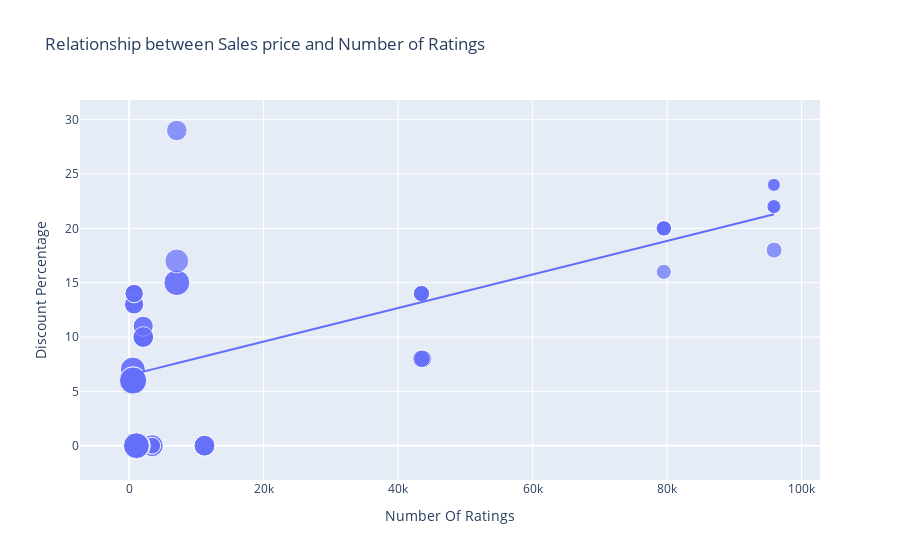

The notebook cell this image was saved under:
### Markdown cell above
relationship between discounts percentage & number of ratings of iphones

### Code cell
figure = px.scatter(data_frame = data, x="Number Of Ratings",
                    y="Discount Percentage", size="Sale Price",
                    trendline="ols",
                    title="Relationship between Sales price and Number of Ratings")
figure.show()

### Figure 1 — Plotly figure (JSON) as saved in the notebook; plotly's stock layout.template omitted (floating-point values rounded to 4 significant figures)
{"data": [{"hovertemplate": "Number Of Ratings=%{x}<br>Discount Percentage=%{y}<br>Sale Price=%{marker.size}<extra></extra>", "legendgroup": "", "marker": {"color": "#636efa", "size": [49900, 84900, 84900, 77000, 77000, 49900, 49900, 77000, 89900, 41999, 39999, 41999, 41999, 41999, 131900, 117100, 131900, 117100, 74999, 117900, 117100, 117900, 99900, 44999, 140900, 130900, 64900, 120900, 59900, 75900, 110900, 130900, 120900, 64900, 64900, 75900, 75900, 120900, 59900, 120900, 75900, 140900, 70900, 70900, 75900, 59900, 110900, 120900, 130900, 130900, 54999, 54999, 29999, 34999, 34999, 34999, 54999, 29999, 46999, 46999, 46999, 46999], "sizemode": "area", "sizeref": 352.2, "symbol": "circle"}, "mode": "markers", "name": "", "orientation": "v", "showlegend": false, "type": "scatter", "x": [3431, 3431, 3431, 11202, 11202, 3431, 3431, 11202, 1454, 79512, 79512, 79582, 79512, 79512, 1078, 1078, 1078, 1078, 7088, 7088, 1078, 7088, 7081, 95909, 542, 580, 740, 545, 740, 2101, 545, 580, 580, 730, 730, 2101, 2101, 580, 740, 580, 2092, 545, 2101, 2092, 2101, 740, 545, 580, 580, 580, 43707, 43707, 95807, 95909, 95807, 95909, 43470, 95909, 43470, 43470, 43470, 43470], "xaxis": "x", "y": [0, 0, 0, 0, 0, 0, 0, 0, 0, 20, 16, 20, 20, 20, 0, 0, 0, 0, 29, 15, 0, 15, 17, 18, 6, 6, 13, 6, 14, 10, 7, 6, 6, 13, 13, 10, 10, 6, 14, 6, 10, 6, 11, 11, 10, 14, 7, 6, 6, 6, 8, 8, 24, 22, 22, 22, 8, 24, 14, 14, 14, 14], "yaxis": "y"}, {"hovertemplate": "<b>OLS trendline</b><br>Discount Percentage = 0.000154292 * Number Of Ratings + 6.49233<br>R<sup>2</sup>=0.468988<br><br>Number Of Ratings=%{x}<br>Discount Percentage=%{y} <b>(trend)</b><extra></extra>", "legendgroup": "", "marker": {"color": "#636efa", "symbol": "circle"}, "mode": "lines", "name": "", "showlegend": false, "type": "scatter", "x": [542, 545, 545, 545, 545, 580, 580, 580, 580, 580, 580, 580, 580, 730, 730, 740, 740, 740, 740, 1078, 1078, 1078, 1078, 1078, 1454, 2092, 2092, 2101, 2101, 2101, 2101, 2101, 3431, 3431, 3431, 3431, 3431, 7081, 7088, 7088, 7088, 11202, 11202, 11202, 43470, 43470, 43470, 43470, 43470, 43707, 43707, 79512, 79512, 79512, 79512, 79582, 95807, 95807, 95909, 95909, 95909, 95909], "xaxis": "x", "y": [6.576, 6.576, 6.576, 6.576, 6.576, 6.582, 6.582, 6.582, 6.582, 6.582, 6.582, 6.582, 6.582, 6.605, 6.605, 6.607, 6.607, 6.607, 6.607, 6.659, 6.659, 6.659, 6.659, 6.659, 6.717, 6.815, 6.815, 6.816, 6.816, 6.816, 6.816, 6.816, 7.022, 7.022, 7.022, 7.022, 7.022, 7.585, 7.586, 7.586, 7.586, 8.221, 8.221, 8.221, 13.2, 13.2, 13.2, 13.2, 13.2, 13.24, 13.24, 18.76, 18.76, 18.76, 18.76, 18.77, 21.27, 21.27, 21.29, 21.29, 21.29, 21.29], "yaxis": "y"}], "layout": {"autosize": true, "legend": {"itemsizing": "constant", "tracegroupgap": 0}, "title": {"text": "Relationship between Sales price and Number of Ratings"}, "xaxis": {"anchor": "y", "autorange": true, "domain": [0, 1], "range": [-6750.0, 102400.0], "title": {"text": "Number Of Ratings"}, "type": "linear"}, "yaxis": {"anchor": "x", "autorange": true, "domain": [0, 1], "range": [-5.213, 33.41], "title": {"text": "Discount Percentage"}, "type": "linear"}}}
